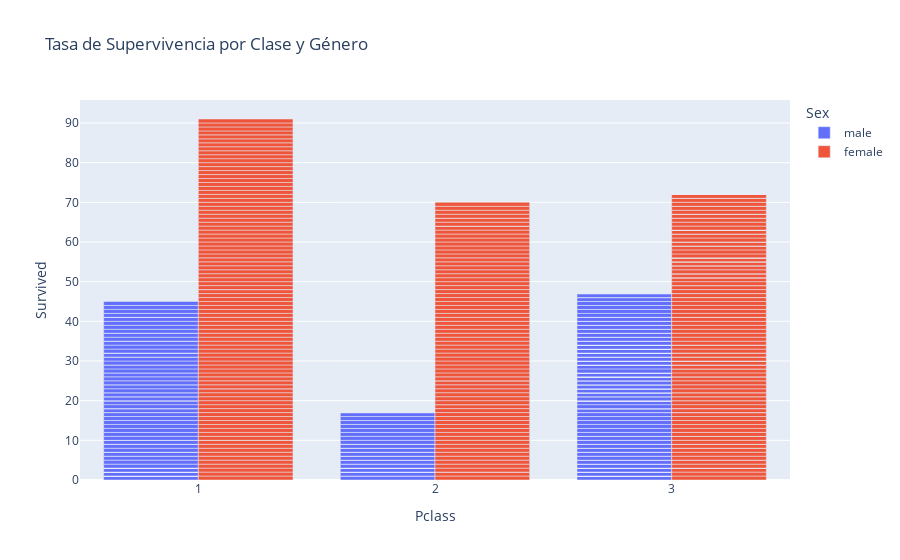

Source (notebook cell):
### Markdown cell above
GRAFICO INTERACTIVO DE BARRAS POR SUPERVIVENCIA POR CLASE Y GÉNERO

### Code cell
fig_bar = px.bar(titanic, x='Pclass', y='Survived', color='Sex', barmode='group', 
                 title='Tasa de Supervivencia por Clase y Género')
fig_bar.show()

### Figure 1 — Plotly figure (JSON) as saved in the notebook; plotly's stock layout.template omitted (floating-point values rounded to 4 significant figures; data arrays with more than 128 entries replaced by an {"elided": "..."} marker saying what was removed)
{"data": [{"alignmentgroup": "True", "hovertemplate": "Sex=male<br>Pclass=%{x}<br>Survived=%{y}<extra></extra>", "legendgroup": "male", "marker": {"color": "#636efa", "pattern": {"shape": ""}}, "name": "male", "offsetgroup": "male", "orientation": "v", "showlegend": true, "textposition": "auto", "type": "bar", "x": {"elided": "577 int values"}, "xaxis": "x", "y": {"elided": "577 int values"}, "yaxis": "y"}, {"alignmentgroup": "True", "hovertemplate": "Sex=female<br>Pclass=%{x}<br>Survived=%{y}<extra></extra>", "legendgroup": "female", "marker": {"color": "#EF553B", "pattern": {"shape": ""}}, "name": "female", "offsetgroup": "female", "orientation": "v", "showlegend": true, "textposition": "auto", "type": "bar", "x": {"elided": "314 int values"}, "xaxis": "x", "y": {"elided": "314 int values"}, "yaxis": "y"}], "layout": {"barmode": "group", "legend": {"title": {"text": "Sex"}, "tracegroupgap": 0}, "title": {"text": "Tasa de Supervivencia por Clase y Género"}, "xaxis": {"anchor": "y", "domain": [0, 1], "title": {"text": "Pclass"}}, "yaxis": {"anchor": "x", "domain": [0, 1], "title": {"text": "Survived"}}}}
